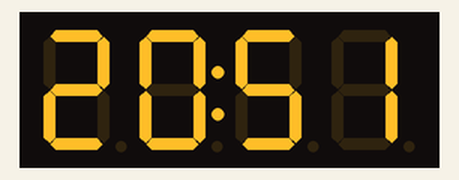
A sketch run on a simulated Arduino Uno, built with avr-gcc and run on an emulated ATmega328P. Shown: 4-digit seven-segment display.

Above: at 0.1 s.
At 64.1 s:
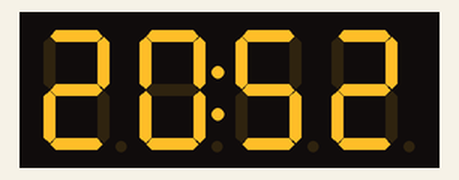
At 128.1 s:
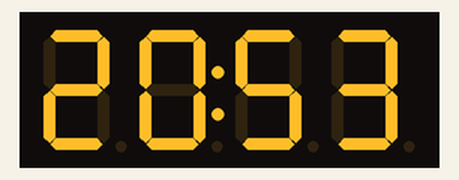

The sketch:

P-13-Clock_4_Digit_7_Segment.ino
```cpp
// TM1637 4-digit display (HW-069) - HH:MM clock, colon blinks every second
// Library: "TM1637" by Avishay Orpaz (install via Library Manager)

#include <TM1637Display.h>

#define CLK 2  // display CLK -> Arduino D2
#define DIO 3  // display DIO -> Arduino D3

// Set the starting time here, then upload
int hours = 20;
int minutes = 51;
int seconds = 0;

TM1637Display display(CLK, DIO);

unsigned long lastTick = 0;
bool colonOn = true;

void showTime() {
  int value = hours * 100 + minutes;
  // 0b01000000 = colon on, 0 = colon off; true = keep leading zeros
  display.showNumberDecEx(value, colonOn ? 0b01000000 : 0, true);
}

void setup() {
  display.setBrightness(5);  // 0 (dim) to 7 (bright)
  showTime();
  lastTick = millis();
}

void loop() {
  // Tick once per second (no delay(), so timing stays accurate)
  if (millis() - lastTick >= 1000) {
    lastTick += 1000;

    colonOn = !colonOn;  // colon blinks as the seconds indicator

    seconds++;
    if (seconds >= 60) {
      seconds = 0;
      minutes++;
      if (minutes >= 60) {
        minutes = 0;
        hours++;
        if (hours >= 24) hours = 0;
      }
    }
    showTime();
  }
}
```
